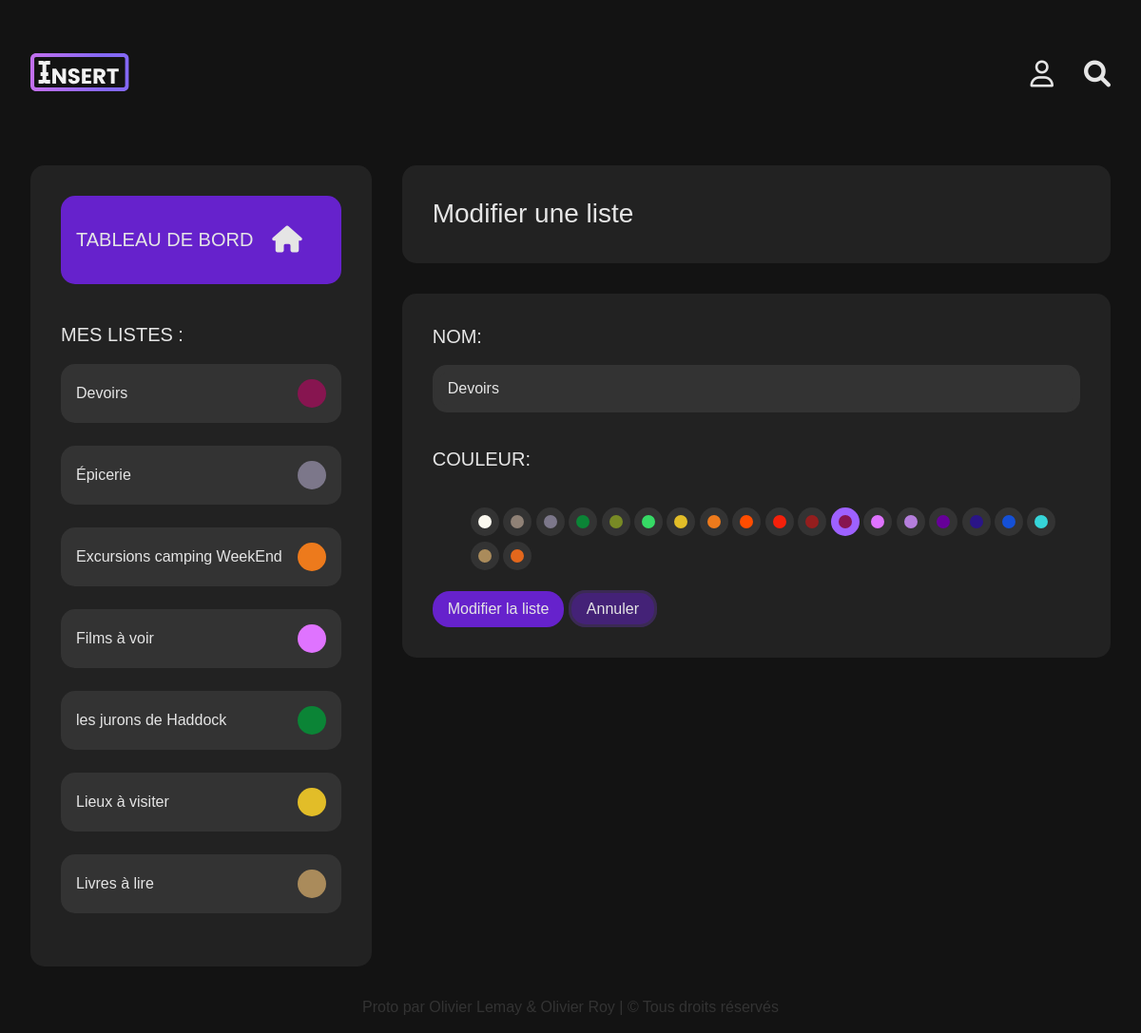
The page /index.php?page=listes&action=afficherModifier&id_liste=2 on the database its author committed.
### tables this page shows
CREATE TABLE `listes` (
  `id` int(10) UNSIGNED NOT NULL,
  `nom` varchar(55) NOT NULL COMMENT 'limite de 25 caractères',
  `couleur_id` int(10) UNSIGNED NOT NULL,
  `utilisateur_id` int(10) UNSIGNED NOT NULL
);

CREATE TABLE `couleurs` (
  `id` int(10) UNSIGNED NOT NULL,
  `nom_fr` varchar(25) NOT NULL,
  `nom_en` varchar(25) NOT NULL,
  `hexadecimal` varchar(6) NOT NULL,
  `rgb` varchar(13) NOT NULL
);

### public/app/Listes.php (called while the page is built, shortened)
<?php
class Listes
{
    private $obj_donnees = null;
    public function __construct($obj_mod)
    {
        $this->obj_donnees=$obj_mod;
    }
    public function afficherModifier($id_liste){
        $this->arr_listes = $this->obj_donnees->trouverListes();
        $this->arr_liste = $this->obj_donnees->trouverUneListe($id_liste);
        $this->str_titrePage="Modifier une liste";
        $this->arr_couleurs = $this->obj_donnees->trouverCouleurs();
        include_once("liaisons/fragments/header.inc.php");
        include_once ("liaisons/fragments/contenuhaut.inc.php");
        include_once ("liaisons/fragments/ajouterModifierListe.inc.php");
        include_once ("liaisons/fragments/contenubas.inc.php");
        include_once("liaisons/fragments/footer.inc.php");
    }
}

### public/index.php (called while the page is built, shortened)
<?php
$monApp = new App();
$monApp->demarrer();
?>

### public/app/ModeleTOFU.php (called while the page is built, shortened)
<?php
class ModeleTOFU
{
    private $obj_pdo=null;
    public function __construct($obj_connexion)
    {
        $this->obj_pdo=$obj_connexion;
    }
    public function trouverListes(): array{
        $str_sql = 'SELECT listes.id, listes.nom, couleurs.hexadecimal
                    FROM listes
                    INNER JOIN couleurs ON listes.couleur_id = couleurs.id
                    ORDER BY listes.nom ASC
                    ';
        $obj_stmt = $this->obj_pdo->prepare($str_sql);
        $obj_stmt->execute();
        $arr_listes = $obj_stmt->fetchAll();
        return $arr_listes;
    }
    public function trouverUneListe($id_liste): array{
        $str_sql = 'SELECT listes.id, listes.nom, couleurs.hexadecimal, listes.couleur_id
                    FROM listes
                    INNER JOIN couleurs ON listes.couleur_id = couleurs.id
                    WHERE listes.id='.$id_liste.'
                   ';
        $obj_stmt = $this->obj_pdo->prepare($str_sql);
        $obj_stmt->execute();
        $arr_liste = $obj_stmt->fetch();
        return $arr_liste;
    }
    public function trouverCouleurs(): array{
        $str_sql = 'SELECT *
                    FROM couleurs';
        $obj_stmt = $this->obj_pdo->prepare($str_sql);
        $obj_stmt->execute();
        $arr_couleurs = $obj_stmt->fetchAll();
        return $arr_couleurs;
    }
}

### public/liaisons/fragments/ajouterModifierListe.inc.php (the view, shortened to what this page needs)
<section>
    <form action="index.php" method="get">
        <label for="nom_liste" class="titreNiveau2">Nom: </label>
        <?php if(isset($this->arr_liste)){ ?>
            <input type="text"
                   name="nom_liste"
                   id="nom_liste"
                   value="<?php echo $this->arr_liste['nom']; ?>"
                   class="input_text"
                   required
            >
        <?php } ?>
        <div class="etiquette">        <h3 class="titreNiveau2">Couleur:</h3>
        </div>
        <div class="selection_couleur">
            <ul class="couleurs selection_couleur-bulle">
                <?php foreach ($this->arr_couleurs as $couleur){ ?>
                    <li class="couleurs__item">
                        <label for="couleur_id<?php echo $couleur['id']; ?>" data-couleur="<?php echo $couleur['nom_fr']; ?>" class="couleurs__pastille couleur" style="background-color: <?php echo "#" . $couleur['hexadecimal']; ?>;"></label>
                    </li>
                <?php } ?>
            </ul>
        </div>
        <div class="etiquette-bottom">
            <?php if(isset($this->arr_liste)){ ?>
                <button type="submit" class="btn">Modifier la liste</button>
            <?php }else{ ?>
                <button type="submit" class="btn">Ajouter la liste</button>
            <?php } ?>
            <a href="index.php" class="btn btn--inverse">Annuler</a>
        </div>
    </form>
</section>

### public/liaisons/fragments/contenuhaut.inc.php (shortened to what this page needs)
<main class="container">
    <?php if(isset($_GET['page'])){ ?>
        <aside class="conteneur_gauche">
            <nav class="menu menu--bureau">
                <ul>
                <li class="" id="btn-nav">
                    <a href="index.php">
                        <div class="etiquette">
                            <h2>Tableau de bord</h2>
                            <i class="fas fa-home titreNiveau1"></i>
                        </div>
                    </a>
                </li>
                </ul>
                <h2>Mes Listes :</h2>
                <ul class="">
                    <?php foreach ($this->arr_listes as $arr_liste){ ?>
                        <li class="">
                            <a href="index.php?page=items&action=afficher&id_liste=<?php echo $arr_liste['id'];?>"><?php echo  $arr_liste['nom'];?></a><div class="couleur" style="background-color: #<?php echo $arr_liste['hexadecimal']; ?>"></div>
                        </li>
                    <?php } ?>
                </ul>
            </nav>
        </aside>
    <?php  }else { ?>
    <?php } ?>
    <div class="conteneur_droit">
        <div class="titre">
        <div class="etiquette">
                <h1><?php echo $this->str_titrePage; ?></h1>
            <?php if(isset($_GET['page'])  ==  "items"){ ?>
            <div class="couleur" style="background-color: <?php echo $this->str_hexa; ?>"></div><?php } ?>
        </div>
        </div>

### public/liaisons/css/styles.css (style rules this page uses)
html { font-family: sans-serif; -ms-text-size-adjust: 100%; -webkit-text-size-adjust: 100%; }
body { margin: 0; }
article, aside, details, figcaption, figure, footer, header, hgroup, main, menu, nav, section, summary { display: block; }
a { background-color: transparent; }
h1 { font-size: 2em; margin: 0.67em 0; }
button, input, optgroup, select, textarea { color: inherit; font: inherit; margin: 0; }
button { overflow: visible; }
button, select { text-transform: none; }
button, html input[type=button], input[type=reset], input[type=submit] { -webkit-appearance: button; cursor: pointer; }
input { line-height: normal; }
body { background-color: #131313; }
main { display: flex; }
@media (min-width: 800px) { .conteneur_gauche { margin-left: 2em; } }
.conteneur_droit { margin-top: 1em; margin-inline: 2em; flex: 1; border-radius: 15px; height: max-content; }
.titre { padding: 2em; background-color: #33333380; border-radius: 15px; }
.etiquette { display: flex; justify-content: space-between; align-items: center; width: max-content; }
.etiquette :first-child { padding-right: 1em; }
section { background-color: #33333380; padding: 2em; border-radius: 15px; margin-block-start: 2em; width: 100%; }
input { padding-block: 0.5em; padding-inline: 0.5em; border: 0.5em solid #333333; background-color: #333333; border-radius: 15px; }
.input_text { margin-block: 1em; width: 100%; }
label { margin-right: 1em; }
.container { max-width: 1200px; margin-inline: auto; }
.couleur { min-width: 3rem; min-height: 3rem; width: 3rem; height: 3rem; border-radius: 50%; padding: 0; margin: 0; }
.couleurs { list-style-type: none; position: relative; }
.couleurs__item { display: inline-block; }
.couleurs__item input:checked + .couleurs__pastille { border: 0.5em solid; border-color: #9e61ff; border-radius: 50%; }
.couleurs__pastille { display: block; border: 0.5em solid; border-color: #333333; border-radius: 50%; }
html { box-sizing: border-box; }
*, *:before, *:after { box-sizing: inherit; }
html { font-size: 62.5%; }
body { font-family: Arial, sans-serif; font-size: 16px; font-size: 1.6rem; line-height: 1.375; color: #E5E5E5FF; }
h1, .titreNiveau1, h2, .titreNiveau2, h3, .titreNiveau3 { font-family: Futura, sans-serif; font-weight: 500; }
h1, .titreNiveau1 { font-size: 28px; font-size: 2.8rem; margin: 0; }
h2, .titreNiveau2 { font-size: 20px; font-size: 2rem; text-transform: uppercase; }
h3, .titreNiveau3 { font-size: 18px; font-size: 1.8rem; }
a, .a { color: #E5E5E5FF; text-decoration: none; }
.menu--bureau { display: none; }
@media (min-width: 800px) { .menu--bureau { display: block; } }
.menu { background-color: #33333380; width: 100%; margin: 0; border-radius: 15px; margin-block: 1em; padding: 2em; }
.menu--bureau { display: none; width: 100%; padding-inline: 2em; }
.menu--bureau ul { display: flex; flex-direction: column; justify-content: space-around; align-items: flex-start; padding: 0; margin: 0; width: 100%; }
.menu--bureau li { background-color: #333333; padding: 1em; margin-bottom: 1.5em; border-radius: 15px; display: flex; justify-content: space-between; align-items: center; width: 100%; }
.menu--bureau li a { margin-right: 1em; height: 100%; width: 100%; display: block; }
button { border: none; padding: 0; margin: 0; height: 100%; }
.btn { background-color: #6622CC; border-radius: 18px; color: #E5E5E5FF; padding: 0.5em 1em; text-decoration: none; transition: 250ms; }
.btn--inverse { background-color: rgba(102, 34, 204, 0.5); border: 0.2em solid #33333380; }
#btn-nav { background-color: #6622CC; margin-inline: auto; }

### rows shown on the page
listes: nom "Devoirs", nom_liste "Devoirs"
listes: nom "Épicerie"
listes: nom "Excursions camping WeekEnd"
listes: nom "Films à voir"
listes: nom "les jurons de Haddock"
listes: nom "Lieux à visiter"
listes: nom "Livres à lire"

### other values the page prints
$this->str_titrePage "Modifier une liste"
